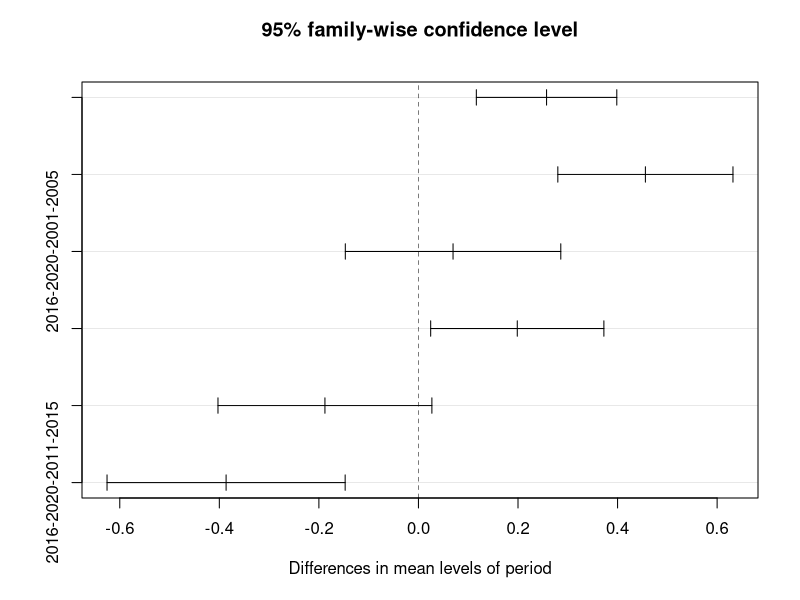

The R script that drew this image: (Note: this script raises an error after producing the figure.)
## ---- chunk 1
library(tidyverse)
library(arsenal)
library(multcomp)
library(dplyr)
library(modelr)
library(mgcv)
## ---- chunk 2
games_df = read_csv("./data/games.csv")
games_df = games_df %>%
  mutate(period = case_when(release_year >= '2001'& release_year <= '2005' ~ '2001-2005',
                            release_year >= '2006'& release_year <= '2010' ~ '2006-2010',
                            release_year >= '2011'& release_year <= '2015' ~ '2011-2015',
                            release_year >= '2016'& release_year <= '2020' ~ '2016-2020'),
         period = as.factor(period)) %>%
  mutate(genre = case_when(genre == 'action' ~ 'Action',
                           genre == 'action_adventure' ~ 'Action',
                           genre == 'adventure' ~ 'Action', 
                           genre == 'strategy' ~ 'Intellegence',
                           genre == 'puzzle' ~ 'Intellegence', 
                           genre == 'racing' ~ 'Competition',
                           genre == 'sports' ~ 'Competition', 
                           genre == 'miscellaneous' ~ 'Experience',
                           genre == 'role_playing' ~ 'Experience',
                           genre == 'simulation'~ 'Experience', 
                           genre == 'platform'~ 'Agility',
                           genre == 'shooting' ~ 'Agility')) %>%
  mutate(n_platforms = case_when(n_platforms <= '3' ~ 'small',
                                 n_platforms >= '4' & n_platforms <= '6' ~ 'median',
                                 n_platforms >= '7' ~ 'large',),as.factor(n_platforms)) 
## ---- chunk 3
aovmodel1 = aov(total_sale ~ period, data = games_df)
broom::tidy(aovmodel1)
multicomp1 = TukeyHSD(aovmodel1)
plot(multicomp1)
broom::tidy(multicomp1)
## ---- chunk 4
aovmodel2 = aov(total_sale ~ console_developer * period, data = games_df)
broom::tidy(aovmodel2)
multicomp2 = TukeyHSD(aovmodel2)
ori_df = broom::tidy(multicomp2) %>%
  filter(term == 'console_developer:period') %>%
  na.omit() 
multi_df = broom::tidy(multicomp2) %>%
  filter(term == 'console_developer:period') %>%
  na.omit() %>%
  filter(adj.p.value < 0.05)
## ---- chunk 5
aovmodel3 = aov(total_sale ~ genre, data = games_df)
broom::tidy(aovmodel3)
multicomp3 = TukeyHSD(aovmodel3)
plot(multicomp3)
aovmodel4 = aov(total_sale ~ console_developer * genre, data = games_df)
broom::tidy(aovmodel4)
multicomp4 = TukeyHSD(aovmodel4)
ori2_df = broom::tidy(multicomp4) %>%
  filter(term == 'console_developer:genre') %>%
  na.omit() 
multi2_df = broom::tidy(multicomp4) %>%
  filter(term == 'console_developer:genre') %>%
  na.omit() %>%
  filter(adj.p.value < 0.05)
## ---- chunk 6
aovmodel5 = aov(total_sale ~ n_platforms, data = games_df)
broom::tidy(aovmodel5)
multicomp5 = TukeyHSD(aovmodel5)
plot(multicomp5)
## ---- chunk 7
regression_df = games_df %>%
  filter(total_sale < 40) %>% # cutoff outliers
  dplyr::select(total_sale,genre,console_developer,period,critic_score,n_platforms,na_sale,japan_sale,pal_sale,other_sale)

## ---- chunk 8
lm1 = lm(total_sale ~ console_developer:genre + console_developer:period + console_developer:n_platforms + 0, data = regression_df)
summary(lm1)
plot(lm1)
## ---- chunk 9
lm2 = lm(total_sale ~ console_developer:genre + console_developer:period + console_developer:n_platforms + console_developer:critic_score + 0, data = regression_df)
summary(lm2)
plot(lm2)
## ---- chunk 10
lm3 = lm(total_sale ~ console_developer:genre + console_developer:n_platforms + console_developer:critic_score + 0, data = regression_df)
summary(lm3)
plot(lm3)
## ---- chunk 11
lm4 = lm(total_sale ~ console_developer:genre + console_developer:period + console_developer:critic_score + 0, data = regression_df)
summary(lm4)
plot(lm4)
## ---- chunk 12
cv_df = 
  crossv_mc(regression_df, 1000) %>% 
  mutate(
    train = map(train, as_tibble),
    test = map(test, as_tibble)
  )
  
  
cv_df = 
  cv_df %>% 
  mutate(
    linear_1 = map(.x = train, ~lm(total_sale ~ console_developer:genre + console_developer:period + console_developer:n_platforms + 0, data = .x)),
    linear_2 = map(.x = train, ~lm(total_sale ~ console_developer:genre + console_developer:period + console_developer:n_platforms + console_developer:critic_score + 0, data = .x)),
    linear_3 = map(.x = train, ~lm(total_sale ~ console_developer:genre + console_developer:n_platforms + console_developer:critic_score + 0, data = .x)),
    linear_4 = map(.x = train, ~lm(total_sale ~ console_developer:genre + console_developer:period + console_developer:critic_score + 0, data = .x))
  ) %>% 
  mutate(
    rmse_1 = map2_dbl(.x = linear_1, .y = test, ~rmse(model = .x, data = .y)),
    rmse_2 = map2_dbl(.x = linear_2, .y = test, ~rmse(model = .x, data = .y)),
    rmse_3 = map2_dbl(.x = linear_3, .y = test, ~rmse(model = .x, data = .y)),
    rmse_4 = map2_dbl(.x = linear_4, .y = test, ~rmse(model = .x, data = .y))
  )
## ---- chunk 13
cv_df %>% 
  dplyr::select(starts_with("rmse")) %>% 
  pivot_longer(
    everything(),
    names_to = "model",
    values_to = "rmse",
    names_prefix = "rmse_"
  ) %>% 
  ggplot(aes(x = model, y = rmse)) +
  geom_violin()
## ---- chunk 14
lm5 = lm(total_sale ~ console_developer:genre + console_developer:period + console_developer:n_platforms + console_developer:critic_score + na_sale +0, data = regression_df)
summary(lm5)
plot(lm5)
## ---- chunk 15
lm6 = lm(total_sale ~ console_developer:genre + console_developer:period + console_developer:n_platforms + console_developer:critic_score + console_developer:na_sale + 0, data = regression_df)
summary(lm6)
plot(lm6)
## ---- chunk 16
cv_df_else = 
  crossv_mc(regression_df, 1000) %>% 
  mutate(
    train = map(train, as_tibble),
    test = map(test, as_tibble)
  )
  
  
cv_df_else = 
  cv_df_else %>% 
  mutate(
    linear_5 = map(.x = train, ~lm(total_sale ~ console_developer:genre + console_developer:period + console_developer:n_platforms + console_developer:critic_score + na_sale +0, data = .x)),
    linear_6 = map(.x = train, ~lm(total_sale ~ console_developer:genre + console_developer:period + console_developer:n_platforms + console_developer:critic_score + console_developer:na_sale + 0, data = .x)),
    linear_7 = map(.x = train, ~lm(total_sale ~ console_developer:genre + console_developer:period + console_developer:n_platforms + console_developer:critic_score + japan_sale + 0, data = .x))
    #linear_8 = map(.x = train, ~lm(total_sale ~ console_developer:genre + console_developer:period + console_developer:n_platforms + console_developer:critic_score + console_developer:japan_sale + 0, data = .x))
  ) %>% 
  mutate(
    rmse_5 = map2_dbl(.x = linear_5, .y = test, ~rmse(model = .x, data = .y)),
    rmse_6 = map2_dbl(.x = linear_6, .y = test, ~rmse(model = .x, data = .y)),
    rmse_7 = map2_dbl(.x = linear_7, .y = test, ~rmse(model = .x, data = .y))
    #rmse_8 = map2_dbl(.x = linear_8, .y = test, ~rmse(model = .x, data = .y))
  )
## ---- chunk 17
cv_df_else %>% 
  dplyr::select(starts_with("rmse")) %>% 
  pivot_longer(
    everything(),
    names_to = "model",
    values_to = "rmse",
    names_prefix = "rmse_"
  ) %>% 
  ggplot(aes(x = model, y = rmse)) +
  geom_violin()
